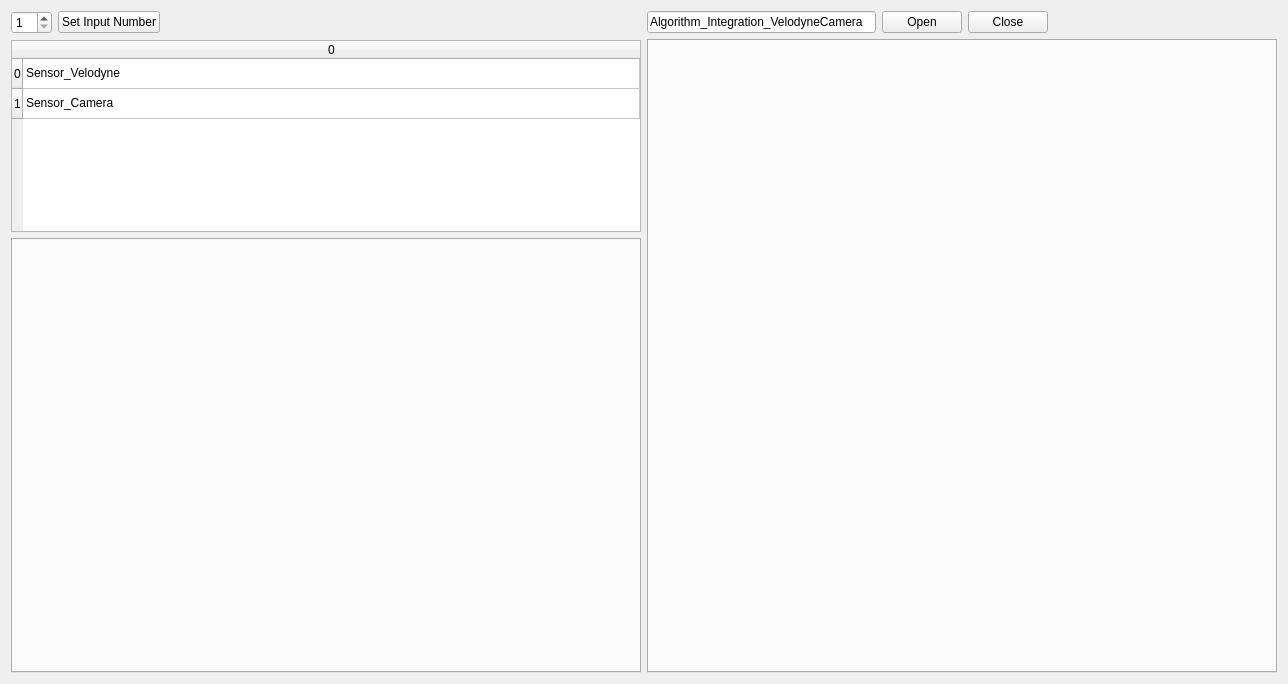
<?xml version="1.0" encoding="UTF-8"?>
<ui version="4.0">
 <class>MainWindow</class>
 <widget class="QMainWindow" name="MainWindow">
  <property name="geometry">
   <rect>
    <x>0</x>
    <y>0</y>
    <width>1288</width>
    <height>684</height>
   </rect>
  </property>
  <property name="windowTitle">
   <string>MainWindow</string>
  </property>
  <widget class="QWidget" name="centralWidget">
   <layout class="QHBoxLayout" name="horizontalLayout_3">
    <item>
     <layout class="QVBoxLayout" name="verticalLayout">
      <item>
       <layout class="QHBoxLayout" name="horizontalLayout">
        <item>
         <widget class="QSpinBox" name="inputnum">
          <property name="minimum">
           <number>1</number>
          </property>
         </widget>
        </item>
        <item>
         <widget class="QPushButton" name="setinputnum">
          <property name="text">
           <string>Set Input Number</string>
          </property>
         </widget>
        </item>
        <item>
         <spacer name="horizontalSpacer_2">
          <property name="orientation">
           <enum>Qt::Horizontal</enum>
          </property>
          <property name="sizeHint" stdset="0">
           <size>
            <width>40</width>
            <height>20</height>
           </size>
          </property>
         </spacer>
        </item>
       </layout>
      </item>
      <item>
       <widget class="QTableWidget" name="inputs">
        <attribute name="horizontalHeaderStretchLastSection">
         <bool>true</bool>
        </attribute>
        <row>
         <property name="text">
          <string>0</string>
         </property>
        </row>
        <row>
         <property name="text">
          <string>1</string>
         </property>
        </row>
        <column>
         <property name="text">
          <string>0</string>
         </property>
        </column>
        <item row="0" column="0">
         <property name="text">
          <string>Sensor_Velodyne</string>
         </property>
        </item>
        <item row="1" column="0">
         <property name="text">
          <string>Sensor_Camera</string>
         </property>
        </item>
       </widget>
      </item>
      <item>
       <widget class="QTabWidget" name="inputtab">
        <property name="sizePolicy">
         <sizepolicy hsizetype="Expanding" vsizetype="Expanding">
          <horstretch>0</horstretch>
          <verstretch>1</verstretch>
         </sizepolicy>
        </property>
       </widget>
      </item>
     </layout>
    </item>
    <item>
     <layout class="QVBoxLayout" name="verticalLayout_2">
      <item>
       <layout class="QHBoxLayout" name="horizontalLayout_2">
        <item>
         <widget class="QLineEdit" name="nodeclass">
          <property name="text">
           <string>Algorithm_Integration_VelodyneCamera</string>
          </property>
         </widget>
        </item>
        <item>
         <widget class="QPushButton" name="open">
          <property name="text">
           <string>Open</string>
          </property>
         </widget>
        </item>
        <item>
         <widget class="QPushButton" name="close">
          <property name="text">
           <string>Close</string>
          </property>
         </widget>
        </item>
        <item>
         <spacer name="horizontalSpacer">
          <property name="orientation">
           <enum>Qt::Horizontal</enum>
          </property>
          <property name="sizeHint" stdset="0">
           <size>
            <width>40</width>
            <height>20</height>
           </size>
          </property>
         </spacer>
        </item>
       </layout>
      </item>
      <item>
       <widget class="QTabWidget" name="tabWidget">
        <property name="sizePolicy">
         <sizepolicy hsizetype="Expanding" vsizetype="Expanding">
          <horstretch>1</horstretch>
          <verstretch>0</verstretch>
         </sizepolicy>
        </property>
       </widget>
      </item>
     </layout>
    </item>
   </layout>
  </widget>
 </widget>
 <layoutdefault spacing="6" margin="11"/>
 <resources/>
 <connections/>
</ui>
